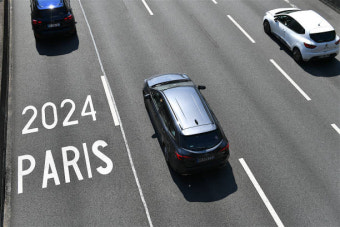
#> input picture opencv_study/images/lane.png, 340 x 227 px, found by its file name
$ python opencv_study3.py
#> lines starting #> are read from the running program, lines starting #| are printed output that depends on the picture; after the words box and inside, x2 and y2 are one past the last pixel; in counts of white or black regions, pixels touching at a corner belong together


# 엣지 디텍션, 콘투어 , 바운딩박스
# 엣지 - 이미지에서 색이나 밝기가 갑자기 변경되는 경계선

# edge detection 사용되는곳 - 차선 인식, 문서 스캔, 얼굴 인식
#                            로봇의 눈역할, 공장스캔 ( 부품균열, 흠집)

import cv2
# 차선 찾기
img = cv2.imread("opencv_study/images/lane.png")
#> img is the input picture: shape (227, 340, 3); mean B, G, R 117.9, 116.8, 115

gray = cv2.cvtColor(img,cv2.COLOR_BGR2GRAY)
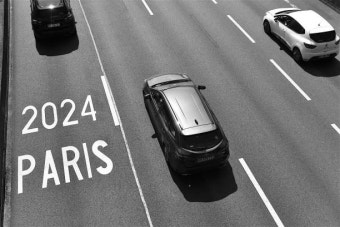
#> gray: shape (227, 340); min 0, max 255, mean 116.4

blur = cv2.GaussianBlur(gray,(5,5),0)
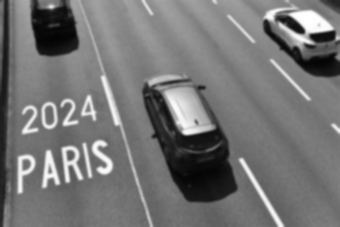
#> blur: shape (227, 340); min 4, max 255, mean 116.3

# Canny(이미지값 , 낮은기준값 , 높은기준값)

edge = cv2.Canny(blur , 100 , 200)
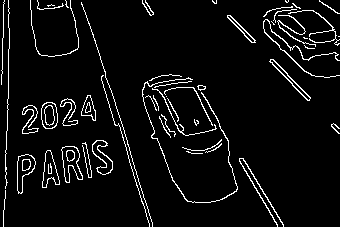
#> edge: shape (227, 340); 5.6% white in thin lines or dots

cv2.imshow("lane",gray)
cv2.imshow("edge",edge)

cv2.waitKey(0)
cv2.destroyAllWindows()

$ run again, with opencv_study/images/cat.png copied over opencv_study/images/lane.png
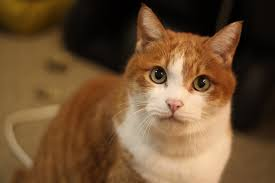
#> input picture opencv_study/images/cat.png, 275 x 183 px, found by its file name
#> img is the input picture: shape (183, 275, 3); mean B, G, R 50.4, 80.4, 110
#> `gray = cv2.cvtColor(img,cv2.COLOR_BGR2GRAY)`:
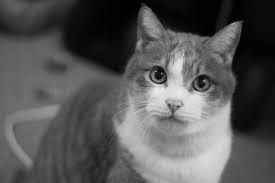
#> gray: shape (183, 275); min 0, max 233, mean 85.8
#> `edge = cv2.Canny(blur , 100 , 200)`:
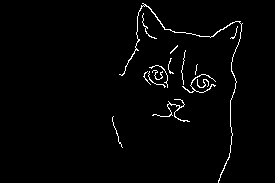
#> edge: shape (183, 275); 1.9% white in thin lines or dots, all inside (x1, y1, x2, y2) = (112, 3, 243, 183)
